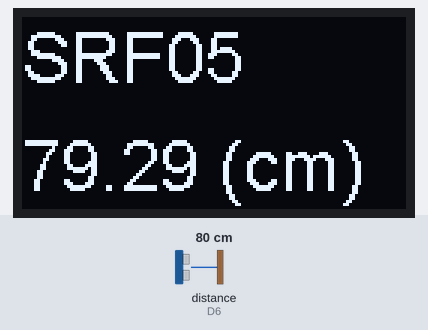
Bench run of a sketch on a simulated ESP8266 (NodeMCU). Shown: 128×64 one-colour display. Wiring (inferred from the names in the program): ultrasonic range finder: trigger D5; echo D6. Inputs (shaded band) come from the test bench; at power-on: distance to the obstacle (sensor on D6) 80 cm. The echo pulse lasts 58.3 µs per cm; what the sketch prints to the serial monitor is not drawn.

Above: at 1.8 s.
1.9 s: distance to the obstacle (sensor on D6) set to 2 cm
At 3.2 s:
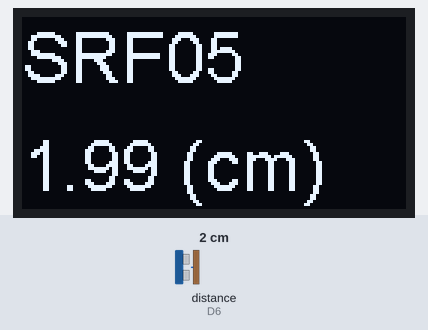
3.5 s: distance to the obstacle (sensor on D6) set to 4 cm
At 4.6 s:
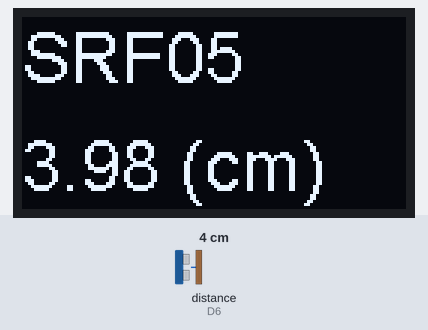
5.5 s: distance to the obstacle (sensor on D6) set to 9 cm
At 7.2 s:
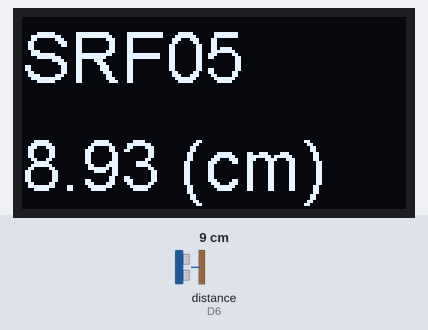
Timing chart, 0 to 8.7 s (numbered marks = the images above; inputs shaded):
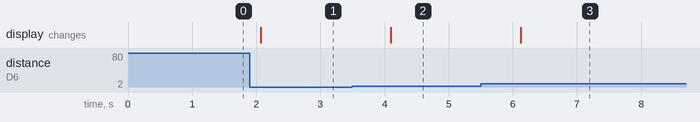

The sketch:

ultrasonic.ino
```cpp
// ultra sonic:
#include <SSD1306.h>
#define SDA_PIN D2
#define SCL_PIN D3
SSD1306 oled(0x3c, SDA_PIN, SCL_PIN);
#if defined(ESP8266)
  #define TRIG_PIN D5
  #define ECHO_PIN D6
#endif

#include <SRF05.h>
SRF05 srf(TRIG_PIN, ECHO_PIN);
void setup() {
  Serial.begin(115200);
  initOled();
}

void loop(){
  float distance = readSRF05();
  Serial.println("Distance (cm): " + String(distance));
  printOled("SRF05", String(distance) + " (cm)");
  delay(1000);
}

float readSRF05() {
  return srf.getCentimeter();
}

void initOled(){
  oled.init();
  oled.flipScreenVertically();
}

void printOled(String line1, String line2) {
  oled.clear();
  oled.setTextAlignment(TEXT_ALIGN_LEFT);
  oled.setFont(ArialMT_Plain_24);
  oled.drawString(0,0,line1);
  oled.drawString(0,36,line2);
  oled.display();
}
```

Measured:
- after the input at 1.9 s, the display: changes after 0.17 s (image 1)
- after the input at 3.5 s, the display: changes after 0.60 s (image 2)
- after the input at 5.5 s, the display: changes after 0.63 s (image 3)
